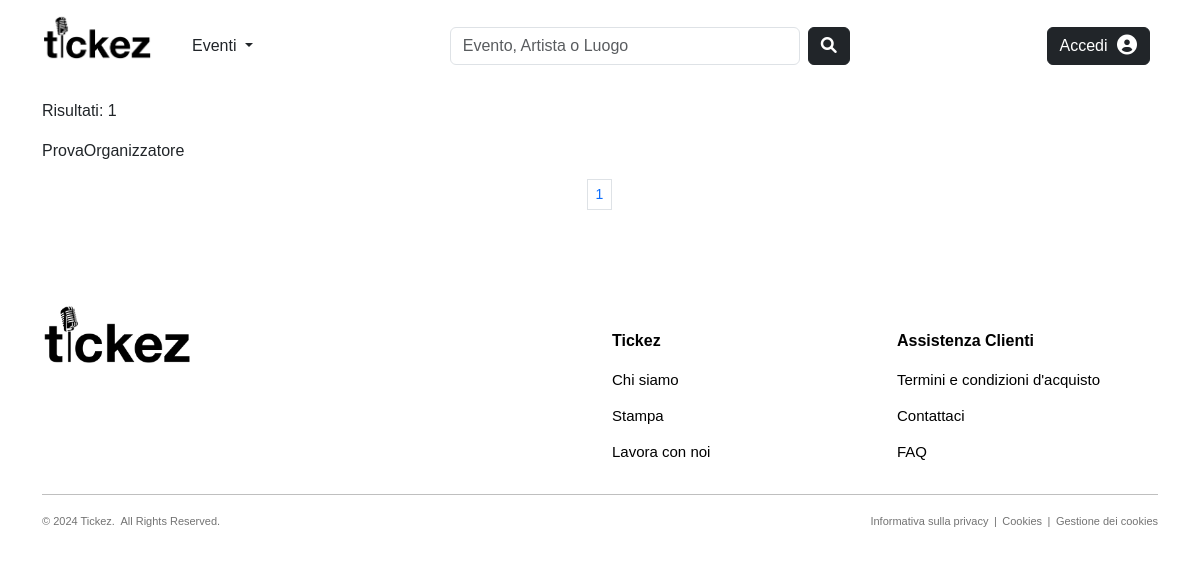
The app's page /users/artists/, older data.
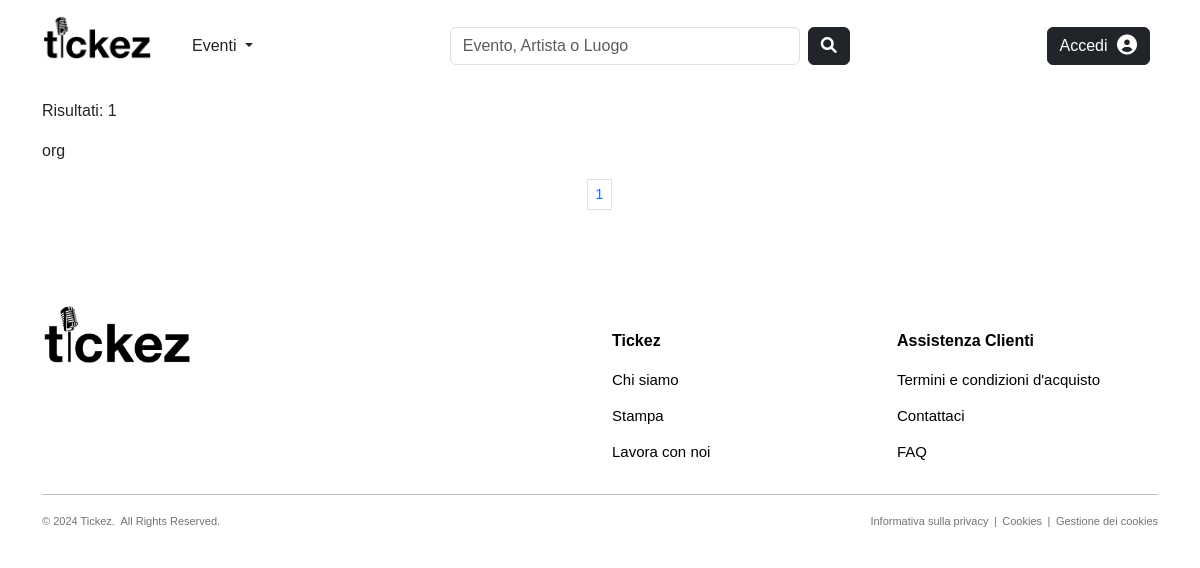
The same page, newer data.
### users/models.py (models this page shows, shortened)
class Organizzatore(models.Model):
    user = models.OneToOneField(User, on_delete=models.CASCADE)
    nome = models.CharField(max_length=100, null=False, blank=False)
    slug = models.SlugField(max_length=200, null=False, unique=True, blank=True)
    email = models.EmailField(max_length=254, null=False, blank=False, unique=True)
    descrizione = models.TextField(null=True, blank=True, default='')
    notifiche = models.BooleanField(null=False, default=False)
    followers = models.ManyToManyField(Utente, blank=True, default=None, related_name='organizzatori_preferiti')
    def get_absolute_url(self):
        return reverse("users:artist-details", kwargs={"slug": self.slug, "pk": self.pk})
    class Meta:
        verbose_name_plural = 'Organizzatori'

### users/views.py (the view)
# urls.py: path('artists/', views.ArtistsListView.as_view(), name="artists"),
class ArtistsListView(ListView):
    model = Organizzatore
    template_name = 'users/artists.html'
    paginate_by = 3
    def get_queryset(self):
        artist_list = super().get_queryset()
        return artist_list.order_by('nome')
    def get_context_data(self, **kwargs):
        context = super().get_context_data(**kwargs)
        return context

### users/templates/users/artists.html (shortened to what this page needs)
{% extends "base.html" %}
{% block content %}
    <div class="container">
        <p>Risultati: {{view.get_queryset.count}}</p>
        {% for a in page_obj %}
            <a href="{{ a.get_absolute_url }}" style="text-decoration: none; color: inherit;">
                <p>{{a.nome}}</p>
            </a>
        {% endfor %}
        <nav aria-label="Page navigation">
            <ul class="pagination pagination-sm justify-content-center">
              {% for p in paginator.page_range %}
                <li class="page-item {% if request.GET.page|stringformat:"s" == p|stringformat:"s" %} active {% endif %}">
                    <a class="page-link" href="?{% for key, value in request.GET.items %}{% if key != 'page' %}{{ key }}={{ value }}&{% endif %}{% endfor %}page={{ p }}">{{ p }}</a></li>
              {% endfor %}
            </ul>
        </nav>
    </div>
{% endblock %}

Row changes from the older to the newer data that the page shows:
removed Organizzatore: nome "ProvaOrganizzatore"
added Organizzatore: nome "org"
